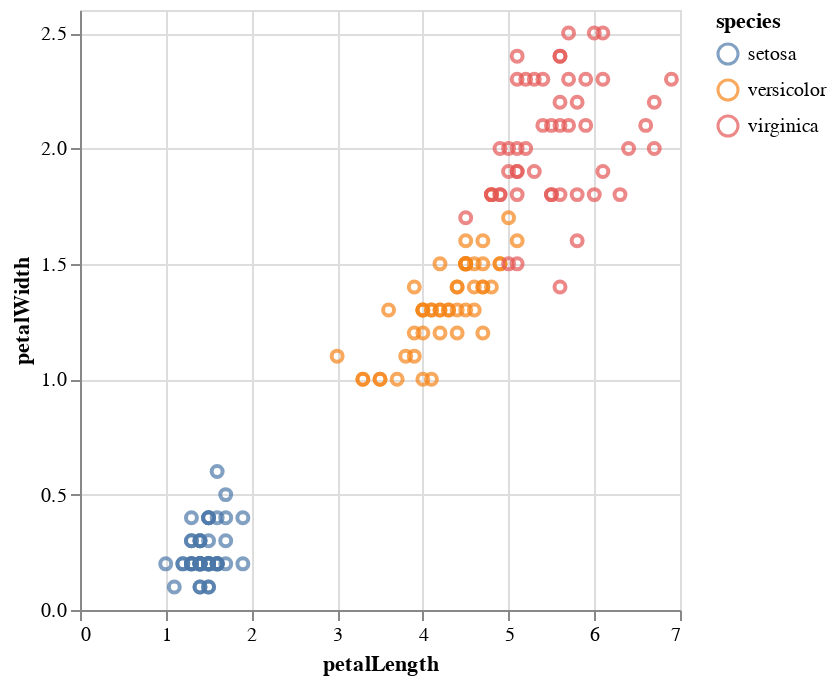

The notebook cell this image was saved under:
### Markdown cell above
A 2D plot allows us to encode two dimensions of the data. Let's look at using color to encode a third:

### Code cell
alt.Chart(iris).mark_point().encode(
    x='petalLength',
    y='petalWidth',
    color='species'
)

### Figure 1 — Vega-Lite specification as saved in the notebook (floating-point values rounded to 4 significant figures; data arrays with more than 128 entries replaced by an {"elided": "..."} marker saying what was removed)
{"config": {"view": {"continuousWidth": 300, "continuousHeight": 300}}, "data": {"name": "data-cb5f6f68883200d5e9a851f3ae4ae120"}, "mark": {"type": "point"}, "encoding": {"color": {"field": "species", "type": "nominal"}, "x": {"field": "petalLength", "type": "quantitative"}, "y": {"field": "petalWidth", "type": "quantitative"}}, "$schema": "https://vega.github.io/schema/vega-lite/v5.16.3.json", "datasets": {"data-cb5f6f68883200d5e9a851f3ae4ae120": {"elided": "150 records"}}}
